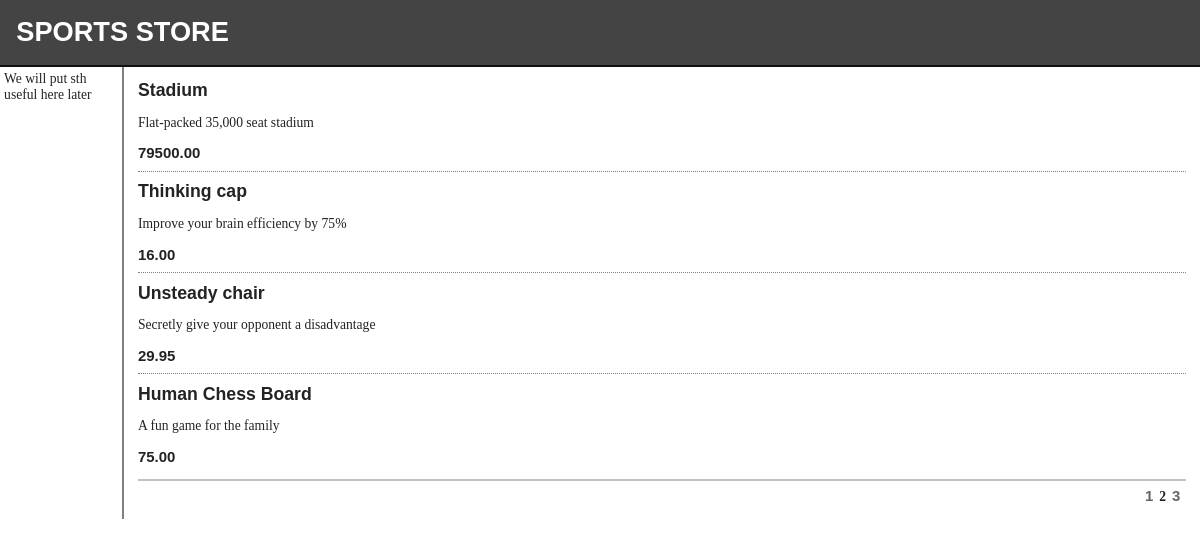
The page /list.php?page=2 on the database its author committed.
### tables this page shows
CREATE TABLE Products
(
   ProductID INT NOT NULL PRIMARY KEY AUTO_INCREMENT,
   Name VARCHAR(100) NOT NULL,
   Description VARCHAR(500) NOT NULL,
   Category VARCHAR(50) NOT NULL,
   Price DECIMAL(16,2) NOT NULL
);

### classes/ProductRepository.php (the view, shortened to what this page needs)
<?php
   class ProductRepository {
      public $sql_query_result;
      public function extract_data_from_db($beg, $num) {
         $dbc = mysqli_connect(DB_HOST, DB_USER, DB_PW, DB_NAME);
         $query = 'SELECT * FROM Products LIMIT ' . $beg . ', ' . $num;
         $this->sql_query_result = mysqli_query($dbc, $query);
      }
      public function show_extracted_data_on_this_page() {
         while ($row = mysqli_fetch_array($this->sql_query_result)) {
            $name = $row['Name'];
            $description = $row['Description'];
            $price = $row['Price'];
?>
         <div class="item">
            <h3><?php echo $name; ?></h3>
            <p><?php echo $description; ?></p>
            <h4><?php echo $price; ?></h4>
         </div>
<?php
         }
      }
   }
?>

### content/site.css (style rules this page uses)
BODY { font-family: Cambria, Georgia, "Times New Roman"; margin: 0; }
DIV#header DIV.title, DIV.item H3, DIV.item H4, DIV.pager A { font: bold 1em "Arial Narrow", "Franklin Gothic Medium", Arial; }
DIV.item { border-top: 1px dotted gray; padding-top: .7em; margin-bottom: .7em; }
DIV.item:first-child { border-top:none; padding-top: 0; }
DIV.item H3 { font-size: 1.3em; margin: 0 0 .25em 0; }
DIV.item H4 { font-size: 1.1em; margin:.4em 0 0 0; }

### rows shown on the page
products: Name "Stadium", Description "Flat-packed 35,000 seat stadium", Price "79500.00"
products: Name "Thinking cap", Description "Improve your brain efficiency by 75%", Price "16.00"
products: Name "Unsteady chair", Description "Secretly give your opponent a disadvantage", Price "29.95"
products: Name "Human Chess Board", Description "A fun game for the family", Price "75.00"
